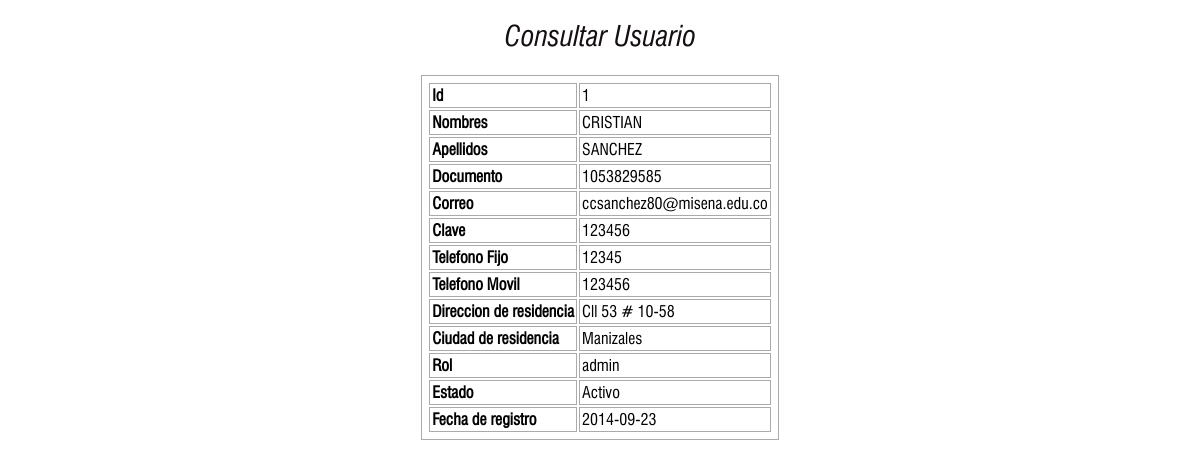
Page /admin/list_user.php?id=1 on the committed database.
### tables this page shows
CREATE TABLE IF NOT EXISTS `usuarios` (
`id_usuario` int(11) NOT NULL,
  `nombres` text NOT NULL,
  `apellidos` text NOT NULL,
  `no_identificacion` bigint(20) NOT NULL,
  `email` text NOT NULL,
  `password` text NOT NULL,
  `telefono_fijo` bigint(20) NOT NULL,
  `telefono_movil` bigint(20) NOT NULL,
  `direccion_residencia` text NOT NULL,
  `ciudad_residencia` text NOT NULL,
  `tipo_usuario` text NOT NULL,
  `estado` text NOT NULL,
  `fecha_registro` date NOT NULL
);

### admin/list_user.php (the view, shortened to what this page needs)
<section id="content_wrapper">
    <h1 class="text_tittle">Consultar Usuario</h1>
    <table class="table_view">
<?php
    include "../layout/header.php";
    require "../bd/open.php";
    $id = $_GET['id'];
    $sql = "SELECT * FROM usuarios
            WHERE id_usuario = $id";
    $rs  = mysql_query($sql,$cnx);
    while ($reg = mysql_fetch_array($rs))
    {
?>
        <tbody>
            <tr>
                <td><strong>Id</strong></td>
                <td><?php echo $reg['id_usuario']; ?></td>
            </tr>
            <tr>
                <td><strong>Nombres</strong></td>
                <td><?php echo $reg['nombres']; ?></td>
            </tr>
            <tr>
                <td><strong>Apellidos</strong></td>
                <td><?php echo $reg['apellidos']; ?></td>
            </tr>
            <tr>
                <td><strong>Documento</strong></td>
                <td><?php echo $reg['no_identificacion']; ?></td>
            </tr>
            <tr>
                <td><strong>Correo</strong></td>
                <td><?php echo $reg['email']; ?></td>
            </tr>
            <tr>
                <td><strong>Clave</strong></td>
                <td><?php echo $reg['password']; ?></td>
            </tr>
            <tr>
                <td><strong>Telefono Fijo</strong></td>
                <td><?php echo $reg['telefono_fijo']; ?></td>
            </tr>
            <tr>
                <td><strong>Telefono Movil</strong></td>
                <td><?php echo $reg['telefono_movil']; ?></td>
            </tr>
            <tr>
                <td><strong>Direccion de residencia</strong></td>
                <td><?php echo $reg['direccion_residencia']; ?></td>
            </tr>
            <tr>
                <td><strong>Ciudad de residencia</strong></td>
                <td><?php echo $reg['ciudad_residencia']; ?></td>
            </tr>
            <tr>
                <td><strong>Rol</strong></td>
                <td><?php echo $reg['tipo_usuario']; ?></td>
            </tr>
            <tr>
                <td><strong>Estado</strong></td>
                <td><?php echo $reg['estado']; ?></td>
            </tr>
            <tr>
                <td><strong>Fecha de registro</strong></td>
                <td><?php echo $reg['fecha_registro']; ?></td>
            </tr>
        </tbody>
<?php
    }
    include "../layout/footer.php";
?>
    </table>
</section>

### public/css/style.css (style rules this page uses)
article, aside, audio, canvas, command, datalist, details, embed, figcaption, figure, footer, header, hgroup, keygen, meter, nav, output, progress, section, source, video { display:block; }
html, body { width:100%; padding:0; margin:0; }
body { font-family: 'Swis_normal', sans-serif; font-size:0.8em; line-height:18px; color:#000000; position:relative; }
h1 { font-family: 'Swis_italic', sans-serif; font-size:28px; font-weight: 700; line-height:32px; letter-spacing:0px; color:#150f0f; font-weight:400; margin-top:0px; padding-bottom:0px; margin-left:1px; }
#content_wrapper { width: 990px; margin: 20px auto; clear:both; font-size: 1.1em; overflow: hidden; }
#content_wrapper #tabs table, #content_wrapper table { padding: 5px; border: 1px solid #aaa; margin: 0 auto; }
#content_wrapper table td, #content_wrapper table th { padding: 2px; border: 1px solid #aaa; margin: 10px; }
.table_view { margin: 0 auto; }
.text_tittle { text-align: center; }

### public/css/lightbox.css (style rules this page uses)
body:after { content: url(../img/close.png) url(../img/loading.gif) url(../img/prev.png) url(../img/next.png); display: none; }

### rows in the picture
usuarios: id_usuario "1", nombres "CRISTIAN", apellidos "SANCHEZ", no_identificacion "1053829585", email "ccsanchez80@misena.edu.co", password "123456", telefono_fijo "12345", telefono_movil "123456", direccion_residencia "Cll 53 # 10-58", ciudad_residencia "Manizales", tipo_usuario "admin", estado "Activo", fecha_registro "2014-09-23"
